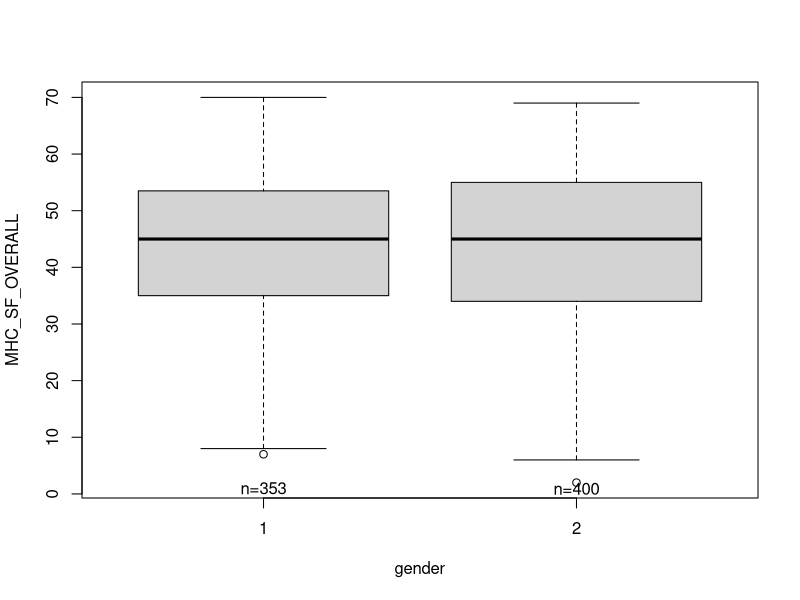
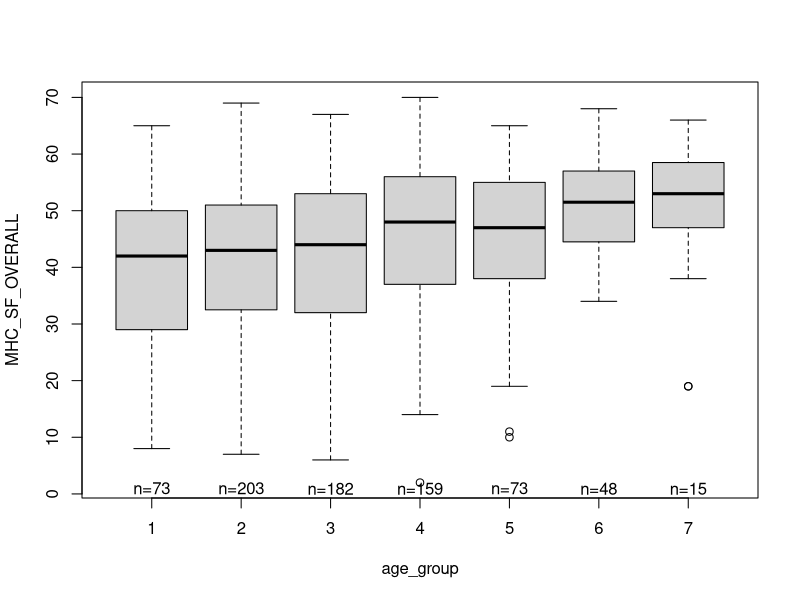
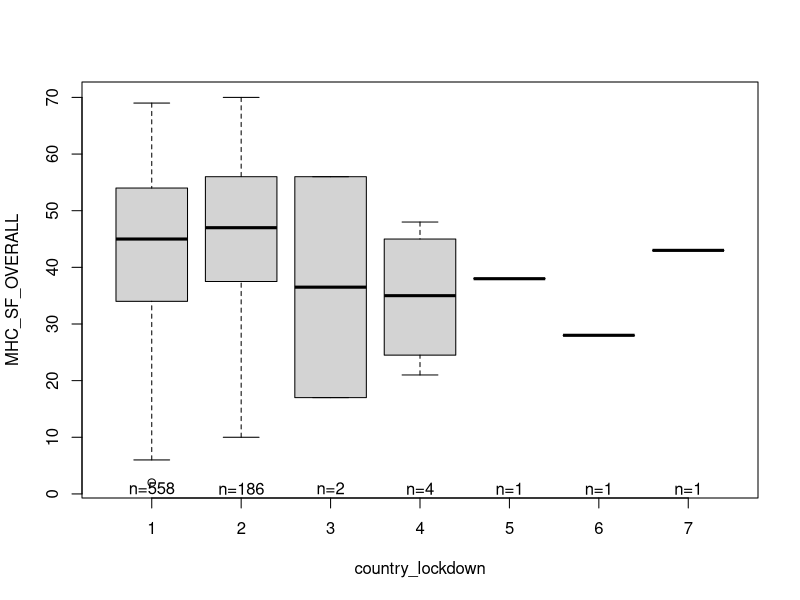
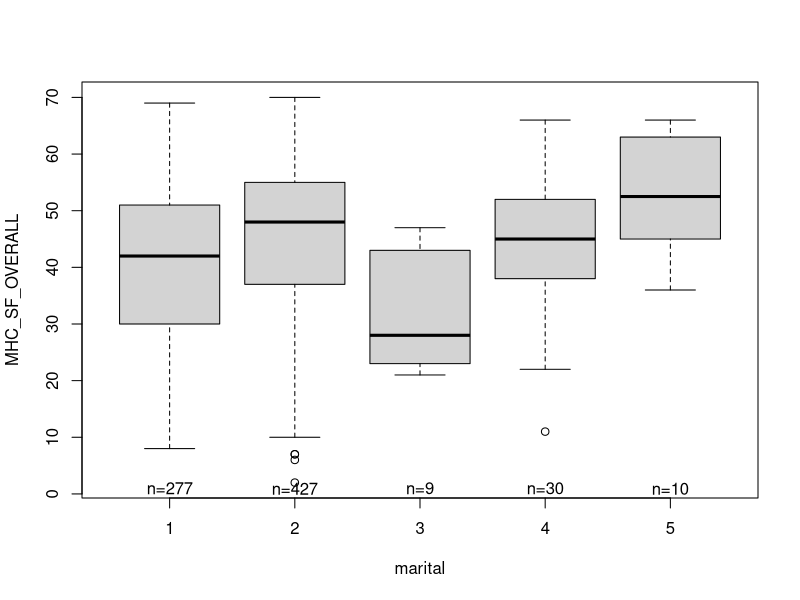
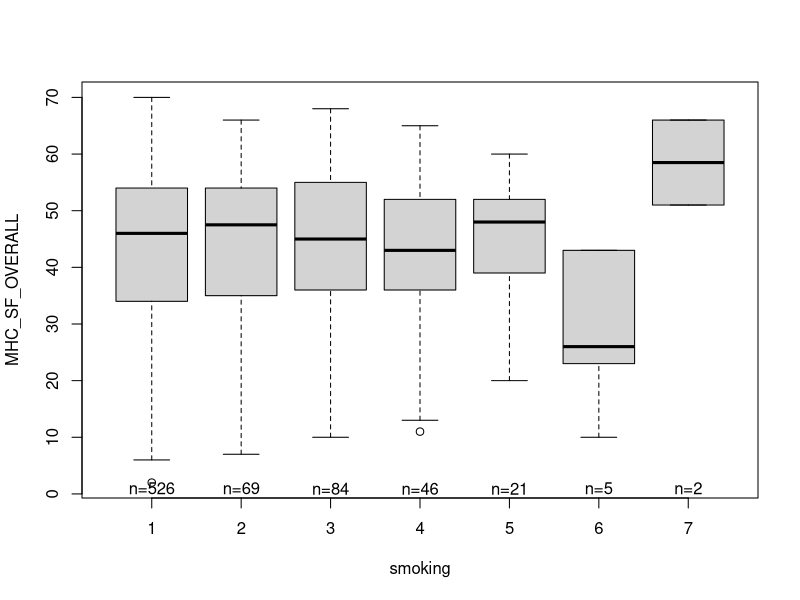
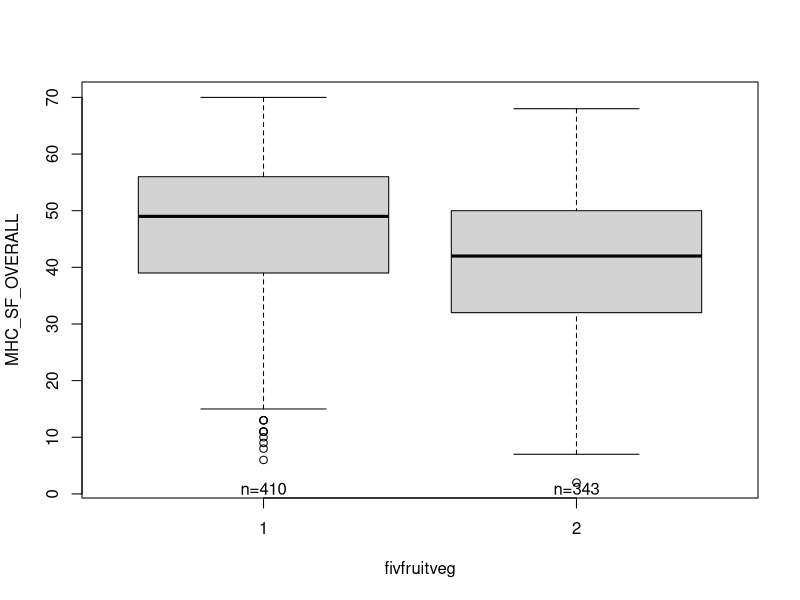
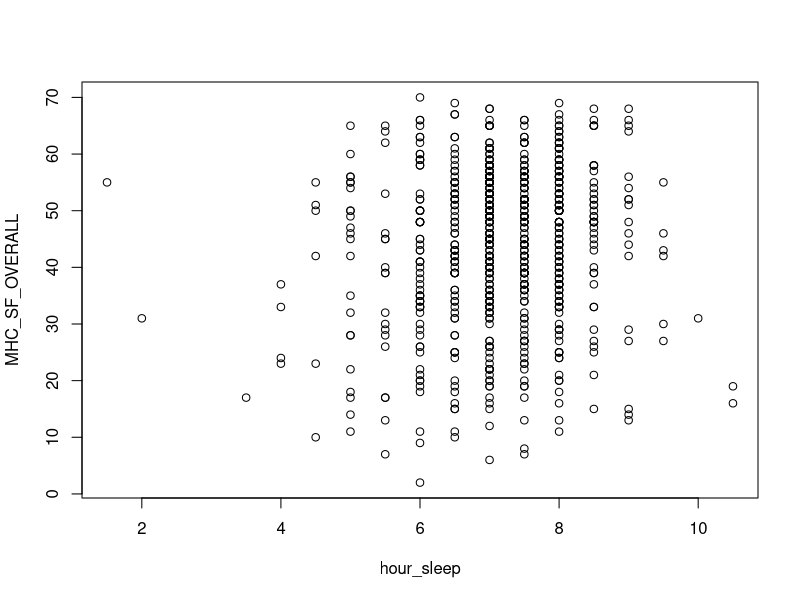
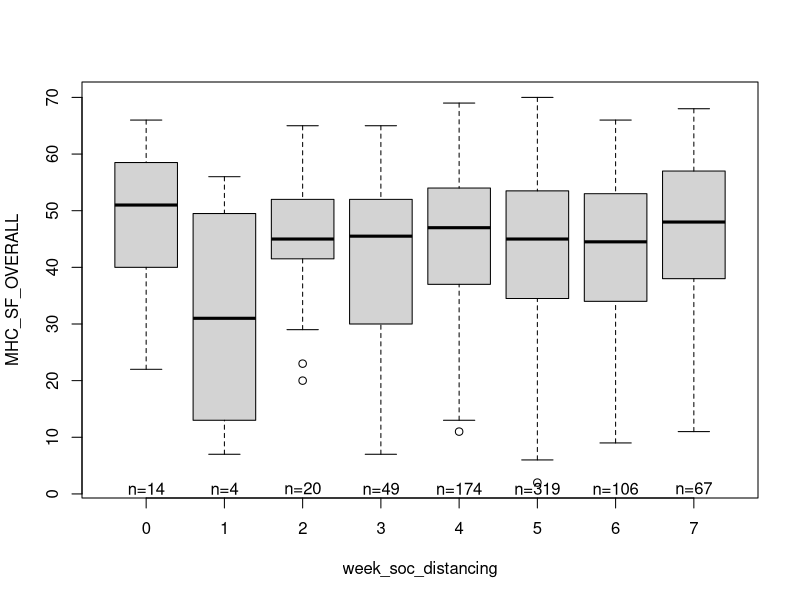

The R script that drew these images, in order:
## ---- chunk 1
knitr::opts_chunk$set(echo = TRUE)
library(tidyverse)
## ---- chunk 2
data <- read.csv("MH_survey_only_higher_index.csv",
    na.strings = "NA")
names(data)
names(data)[1] <- "gender"

data <- data[, -c(17:22)]


# Assigning factors
data$gender <- factor(data$gender)
data$age_group <- factor(data$age_group)
data$country_lockdown <- factor(data$country_lockdown)
data$marital <- factor(data$marital)
data$smoking <- factor(data$smoking)
data$fivfruitveg <- factor(data$fivfruitveg)
data$shielded <- factor(data$shielded)
data$week_soc_distancing <- factor(data$week_soc_distancing)
data$athlete <- factor(data$athlete)
## ---- chunk 3
n_lab_to_boxplot <- function(factor_var) {
    lev <- levels(factor_var)
    for(i in seq_along(lev)) {
        text(i, 1, paste("n=", sum(factor_var == lev[i]), sep = ""))
    }
}

par(mfrow= c(1,1))

plot(MHC_SF_OVERALL ~ gender, data = data)
n_lab_to_boxplot(data$gender)

plot(MHC_SF_OVERALL ~ age_group, data = data)
n_lab_to_boxplot(data$age_group)

plot(MHC_SF_OVERALL ~ country_lockdown, data = data)
n_lab_to_boxplot(data$country_lockdown)

plot(MHC_SF_OVERALL ~ marital, data = data)
n_lab_to_boxplot(data$marital)

plot(MHC_SF_OVERALL ~ smoking, data = data)
n_lab_to_boxplot(data$smoking)

plot(MHC_SF_OVERALL ~ fivfruitveg, data = data)
n_lab_to_boxplot(data$fivfruitveg)

plot(MHC_SF_OVERALL ~ hour_sleep, data = data)

plot(MHC_SF_OVERALL ~ week_soc_distancing, data = data)
n_lab_to_boxplot(data$week_soc_distancing)

plot(MHC_SF_OVERALL ~ shielded, data = data)
n_lab_to_boxplot(data$shielded)

plot(MHC_SF_OVERALL ~ lockdown_bubble, data = data)

plot(MHC_SF_OVERALL ~ athlete, data = data)
n_lab_to_boxplot(data$athlete)

plot(MHC_SF_OVERALL ~ AIMS_TOTAL, data = data)
abline(line(data$AIMS_TOTAL, data$MHC_SF_OVERALL))

plot(MHC_SF_OVERALL ~ HADS_OVERALL, data = data)
abline(line(data$HADS_OVERALL, data$MHC_SF_OVERALL))

plot(MHC_SF_OVERALL ~ RES_TOTAL, data = data)
abline(line(data$RES_TOTAL, data$MHC_SF_OVERALL))

plot(MHC_SF_OVERALL ~ LONE_TOTAL, data = data)
abline(line(data$LONE_TOTAL, data$MHC_SF_OVERALL))
## ---- chunk 4
data %>% select(gender, athlete) %>% table()
plot(athlete ~ gender, data = data)
## ---- chunk 5
data %>% select(age_group, athlete) %>% table()
plot(athlete ~ age_group, data = data)
## ---- chunk 6
data %>% select(age_group, gender) %>% table()
plot(gender ~ age_group, data = data)
## ---- chunk 7
data %>% select(shielded, athlete) %>% table()
plot(athlete ~ shielded, data = data)
## ---- chunk 8
data %>% select(marital, athlete) %>% table()
plot(athlete ~ marital, data = data)

## ---- chunk 9
data %>% select(fivfruitveg, athlete) %>% table()
plot(athlete ~ fivfruitveg, data = data)
## ---- chunk 10
data %>% select(smoking, athlete) %>% table()
plot(athlete ~ smoking, data = data)
## ---- chunk 11
data %>% ggplot(aes(x=gender, y=MHC_SF_OVERALL, color=athlete)) + geom_boxplot()
## ---- chunk 12
data %>% 
    mutate(gender = ifelse(gender==1, "Male", "Female"), 
           athlete = ifelse(athlete==1, "Athlete", "Non-Athlete")) %>% 
    mutate(Qurantined=shielded) %>% 
    ggplot(aes(x=athlete, y=MHC_SF_OVERALL, color=Qurantined)) + 
    geom_boxplot() + 
    facet_grid(~gender) + xlab("") + theme_bw() #doesn't error occur?
## ---- chunk 13
data %>% 
    mutate(gender = ifelse(gender==1, "Male", "Female"), 
           athlete = ifelse(athlete==1, "Athlete", "Non-Athlete")) %>% 
    ggplot(aes(x=hour_sleep, fill=athlete)) + geom_histogram() + facet_grid(athlete~gender) + theme_bw()
## ---- chunk 14
data %>% 
    mutate(gender = ifelse(gender==1, "Male", "Female"), 
           athlete = ifelse(athlete==1, "Athlete", "Non-Athlete")) %>% 
    ggplot(aes(x=HADS_OVERALL, y=MHC_SF_OVERALL)) + geom_point(aes(color=athlete)) + 
    facet_grid(athlete~gender) + theme_bw() +
    geom_smooth(method="lm", se=FALSE)
## ---- chunk 15
library(corrplot)
library(RColorBrewer)

cor_tbl = data %>% select(-MHC_SF_OVERALL) %>%  
    mutate_each(as.numeric)  %>% na.omit() %>% cor()

corrplot(cor_tbl, type="upper", order="hclust", method="color")
## ---- chunk 16
plot(RES_TOTAL~HADS_OVERALL, data = data)
plot(AIMS_TOTAL ~ jitter(as.numeric(athlete),1), data = data)
